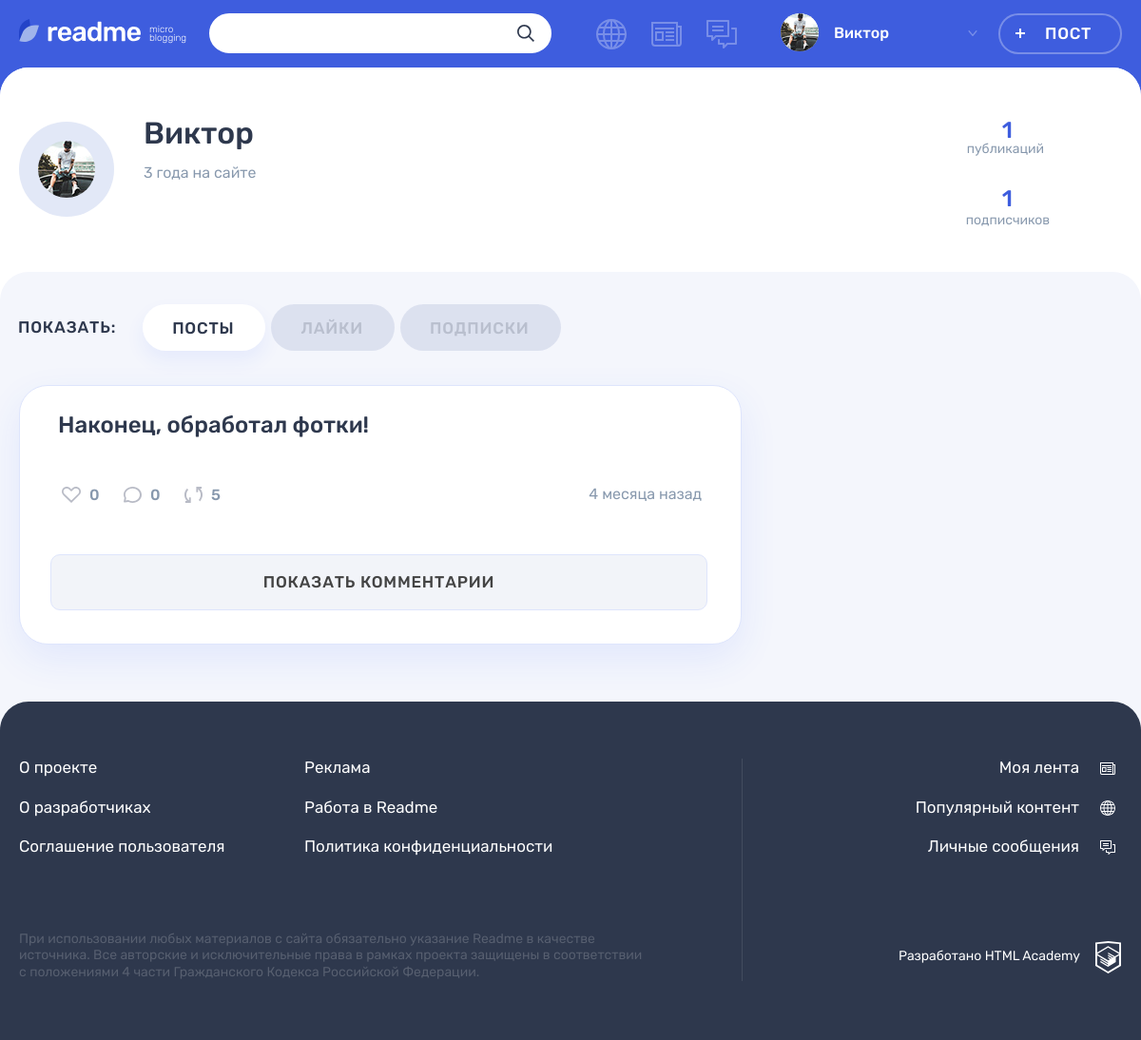
/profile.php?author_id=2 (signed in), run on an earlier commit of the app's database.
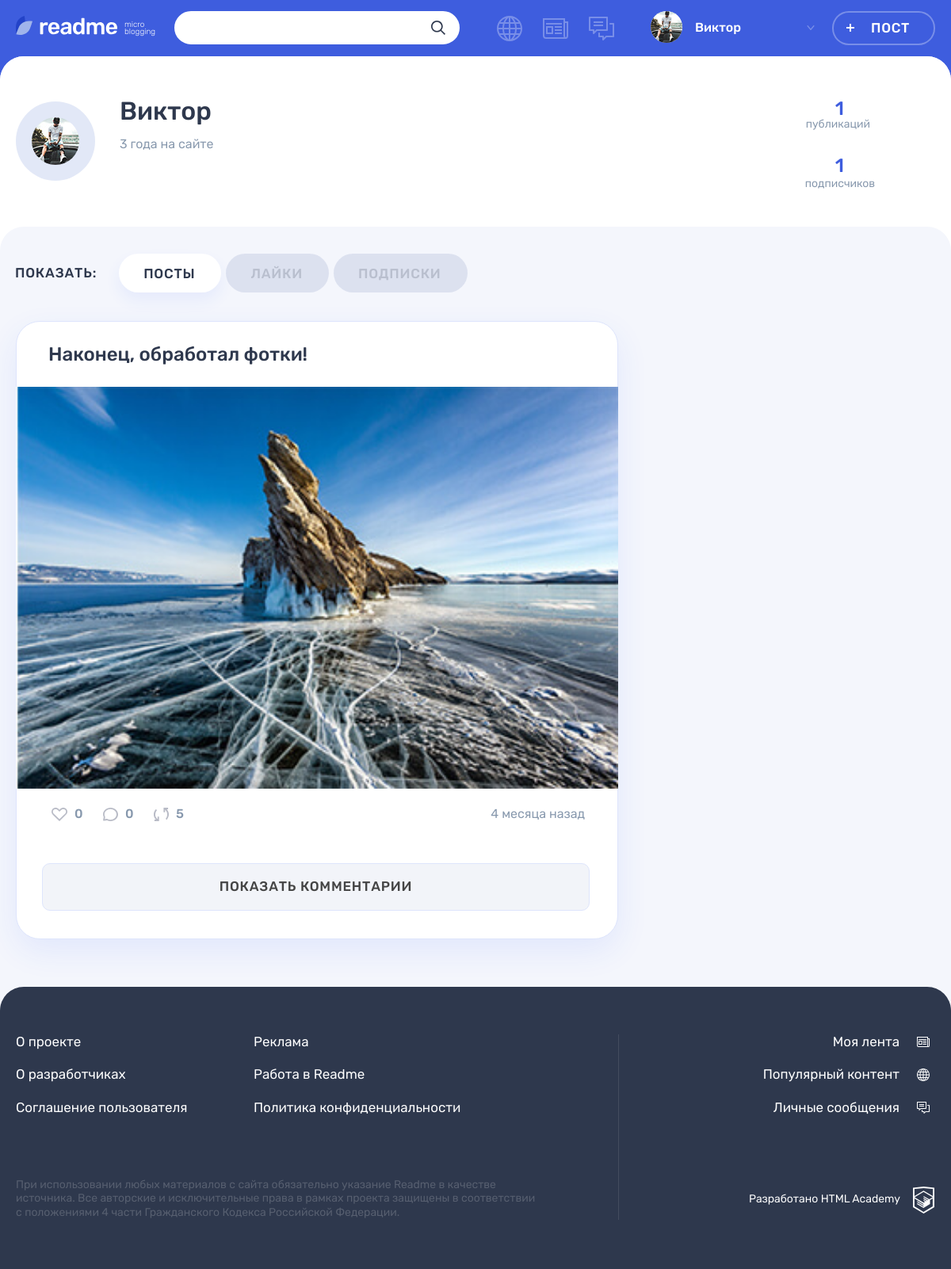
And on a later commit of the database.
### tables this page shows
CREATE TABLE posts
(
  id          INT AUTO_INCREMENT PRIMARY KEY,
  created_at  DATETIME     NOT NULL,
  title       VARCHAR(200) NOT NULL,
  content     VARCHAR(1000),
  author      VARCHAR(128),
  picture_url VARCHAR(1000),
  video_url   VARCHAR(1000),
  website     VARCHAR(1000),
  preview     VARCHAR(1000),
  views_count INT UNSIGNED DEFAULT 0,
  user_id     INT          NOT NULL,
  type_id     INT          NOT NULL,
  FOREIGN KEY (user_id) REFERENCES users (id),
  FOREIGN KEY (type_id) REFERENCES content_types (id)
);

### helpers.php (called while the page is built, shortened)
<?php
function get_noun_plural_form(int $number, string $one, string $two, string $many): string
{
    $number = (int)$number;
    $mod10 = $number % 10;
    $mod100 = $number % 100;
    switch (true) {
        case ($mod10 >= 2 && $mod10 <= 4):
            return $two;
    }
}
function include_template($name, array $data = [])
{
    $name = 'templates/' . $name;
    $result = '';
    if (!is_readable($name)) {
        return $result;
    }
    extract($data);
    require $name;
    $result = ob_get_clean();
    return $result;
}

### database/posts.php (called while the page is built, shortened)
<?php
function fetchPostTypes($connect): array
{
    $query = "SELECT id, name, icon_class from content_types";
    return fetchData(prepareResult($connect, $query));
}
function getPostsByUserId($connect, $user_id): array
{
    $query = "SELECT
        posts.created_at as created_date,
        posts.id,
        title,
        posts.content,
        author,
        users.login,
        type_id,
        views_count,
        users.avatar_path,
        posts.user_id,
        COUNT(DISTINCT(l.id)) AS likes_count,
        COUNT(DISTINCT(pc.id)) AS comments_count
    FROM posts
        INNER JOIN users
            ON user_id = users.id
        LEFT JOIN likes l
            ON posts.id = l.post_id
        LEFT JOIN post_comments pc
            ON posts.id = pc.post_id
    WHERE posts.user_id = ?
    GROUP BY
        posts.created_at,
        posts.id,
        title,
        posts.content,
        author,
        users.login,
        type_id,
        views_count,
        users.avatar_path,
        posts.user_id
    ORDER BY posts.created_at";
    return fetchData(prepareResult($connect, $query, "i", [$user_id]));
}

### database/helpers.php (called while the page is built, shortened)
<?php
function fetchData($result): array
{
    return mysqli_fetch_all($result, MYSQLI_ASSOC);
}
function prepareResult($connect, $query, $types = "", $params = []): mysqli_result {
    $stmt = mysqli_prepare($connect, $query);
    if ($types !== "") {
        $result = mysqli_stmt_bind_param($stmt, $types, ...$params);
    }
    $result = mysqli_stmt_execute($stmt);
    $result = mysqli_stmt_get_result($stmt);
    return $result;
}

### functions.php (called while the page is built, shortened)
<?php
function getTimeAgo(DateTime $created_date,  string $additional_text = "назад"): string
{
    $current_date = date_create();
    $diff = date_diff($current_date, $created_date);
    if ($diff->y > 0) {
        $date_count = $diff->y;
        $format = ['год', 'года', 'лет'];
    } elseif ($diff->days > 35) {
        $date_count = $diff->m;
        $format = ['месяц', 'месяца', 'месяцев'];
    } elseif ($diff->days > 7) {
        $date_count = ceil($diff->days / 7);
        $format = ['неделя', 'недели', 'недель'];
    } elseif ($diff->d > 0) {
        $date_count = $diff->d;
        $format = ['день', 'дня', 'дней'];
    } elseif ($diff->h > 0) {
        $date_count = $diff->h;
        $format = ['час', 'часа', 'часов'];
    } else {
        $date_count = $diff->i;
        $format = ['минута', 'минуты', 'минут'];
    }
    $dateType = get_noun_plural_form($date_count, ...$format);
    return $date_count . " " . $dateType . " " . $additional_text;
}
function normalizePosts(array $posts, array $post_types, array $user_likes): array
{
    $result = [];
    foreach ($posts as $post) {
        $result[] = normalizePost($post, $post_types, $user_likes);
    }
    return $result;
}
function normalizePost(array $post, array $post_types, array $user_likes): array {
    $created_date = date_create($post["created_date"]);
    $type_key = array_search((string) $post["type_id"], array_column($post_types, "id"), true);
    return [
        "id" => (string) $post["id"],
        "title" => $post["title"],
        "contain" => $post["content"],
        "author" => $post["author"],
        "user_id" => $post["user_id"],
        "user_name" => $post["login"],
        "avatar" => $post["avatar_path"],
        "views_count" => $post["views_count"],
        "comments_count" => $post["comments_count"],
        "created_date" => $post["created_date"],
        "type" => "post-" . $post_types[$type_key]["icon_class"],
        "time_ago" => getTimeAgo($created_date),
        "date_title" => date_format($created_date, "d.m.Y H:i"),
        "likes_count" => $post["likes_count"],
        "is_liked" => in_array($post["id"], array_column($user_likes, "post_id"), true),
    ];
}
function normalizePostTypes(array $post_types): array
{
    $result = [];
    foreach ($post_types as $post_type) {
        $result[] = [
            "id" => (string) $post_type["id"],
            "name" => $post_type["name"],
            "icon_class" => $post_type["icon_class"],
        ];
    }
    return $result;
}
function getUserAuthentication(): array {
    return $_SESSION['user'] ?? [];
}

### database/likes.php (called while the page is built, shortened)
<?php
function getUserLikes($connect, $user_id): array
{
    $query = "SELECT
       id,
       post_id,
       like_at
    FROM likes
    WHERE user_id = ?";
    return fetchData(prepareResult($connect, $query,"i" , [$user_id]));
}

### templates/parts/profile/posts.php (the view, shortened to what the changed rows need)
<section class="profile__posts tabs__content tabs__content--active">
    <?php foreach ($content as $post): ?>
        <article class="profile__post post <?= htmlspecialchars($post["type"]) ?>">
            <header class="post__header">
                <a href="/post.php?post_id=<?= htmlspecialchars($post["id"]) ?>">
                    <h2><?= $post["title"] ?></h2>
                </a>
            </header>
            <?php
                $template_post = include_template("/parts/post/" . $post["type"] . ".php", [
                    "id" => $post["id"],
                    "title" => $post["title"],
                    "content" => $post["contain"],
                    "author" => $post["author"],
                    "is_details" => false,
                    "show_title" => false,
                    "is_video_control" => false,
                ]);
                print($template_post);
            ?>
            <footer class="post__footer">
                <div class="post__indicators">
                    <?php
                        $template_indicators = include_template("/parts/post/indicators.php", [
                            "post" => $post,
                        ]);
                        print($template_indicators);
                    ?>
                    <time class="post__time" datetime="<?= htmlspecialchars($post["created_date"]) ?>"><?= htmlspecialchars($post["time_ago"]) ?></time>
                </div>
            </footer>
            <div class="comments">
                <a class="comments__button button" href="/post.php?post_id=<?= htmlspecialchars($post["id"]) ?>">Показать комментарии</a>
            </div>
        </article>
    <?php endforeach; ?>
</section>

### templates/parts/post/indicators.php (shortened to what the changed rows need)
<div class="post__buttons">
    <a class="post__indicator post__indicator--likes <?= $post["is_liked"] ? "post__indicator--likes-active" : "" ?> button"
       href="/like.php?author_id=<?= htmlspecialchars($post["user_id"]) ?>&post_id=<?= htmlspecialchars(
           $post["id"]
       ) ?>" title="Лайк">
        <svg class="post__indicator-icon" width="20" height="17">
            <use xlink:href="#icon-heart"></use>
        </svg>
        <span><?= htmlspecialchars($post["likes_count"]) ?></span>
    </a>
    <a class="post__indicator post__indicator--comments button" href="/post.php?post_id=<?= htmlspecialchars($post["id"]) ?>"
       title="Комментарии">
        <svg class="post__indicator-icon" width="19" height="17">
            <use xlink:href="#icon-comment"></use>
        </svg>
        <span><?= htmlspecialchars($post["comments_count"]) ?></span>
    </a>
    <a class="post__indicator post__indicator--repost button" href="#" title="Репост">
        <svg class="post__indicator-icon" width="19" height="17">
            <use xlink:href="#icon-repost"></use>
        </svg>
        <span>5</span>
    </a>
</div>

### templates/parts/post/post-photo.php (shortened to what the changed rows need)
<div class="post__main">
    <div class="post-photo__image-wrapper <?= $is_details ? "post-details__image-wrapper" : "" ?>">
        <img src="<?= htmlspecialchars($content) ?>" alt="<?= htmlspecialchars($title) ?>" width="760" height="507">
    </div>
</div>

What changed in the data, as far as the page shows it:
changed posts "Наконец, обработал фотки!": content: picture added
